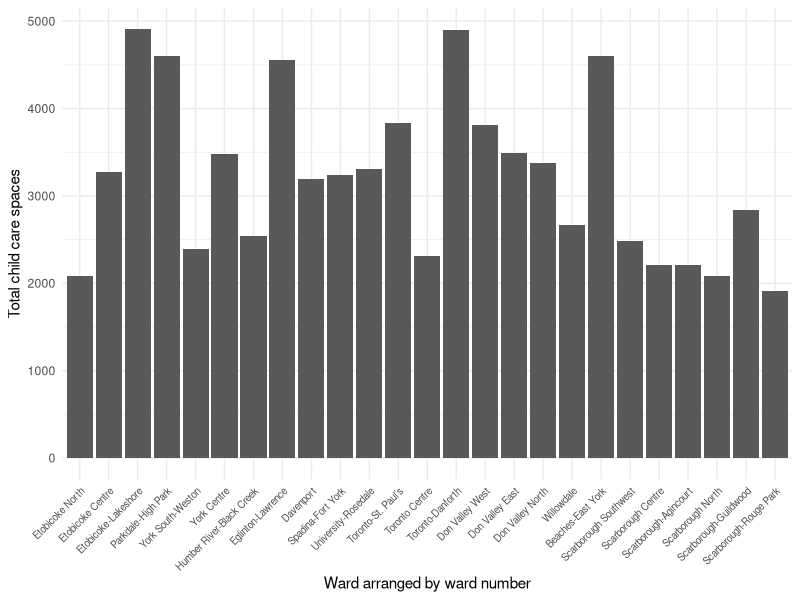
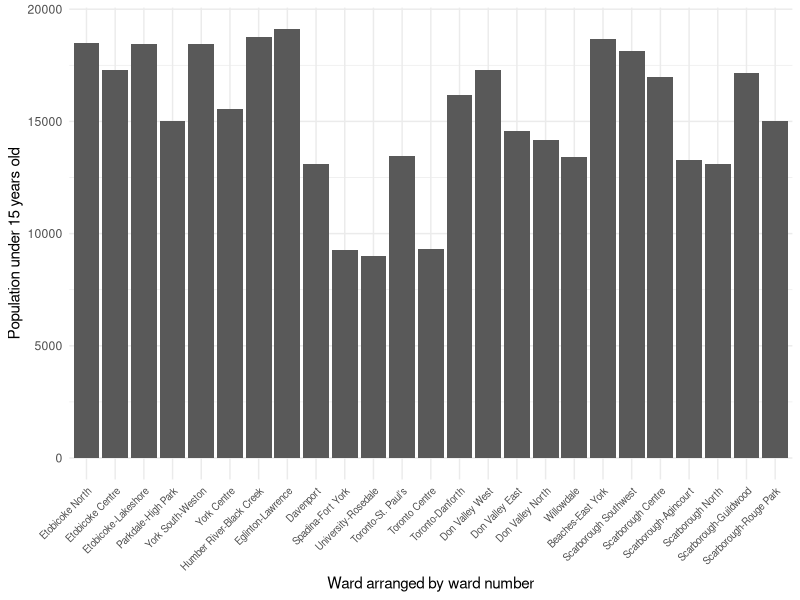
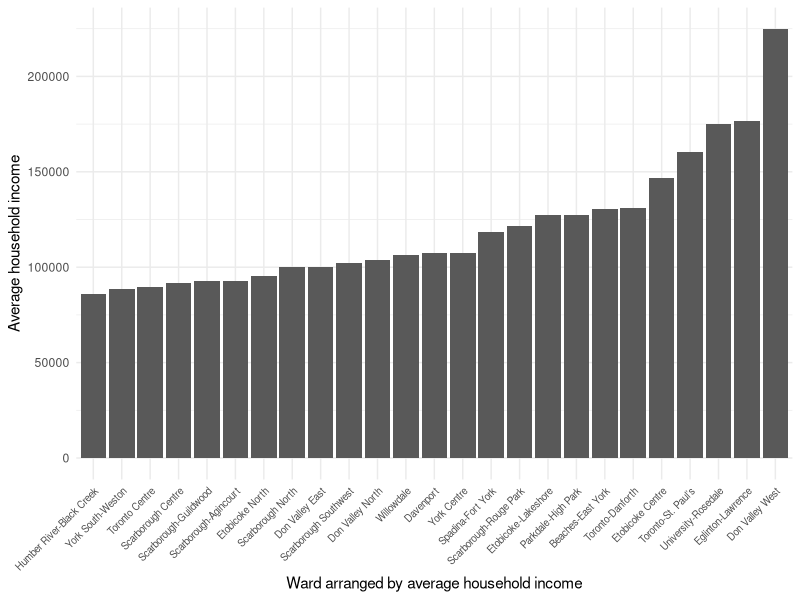
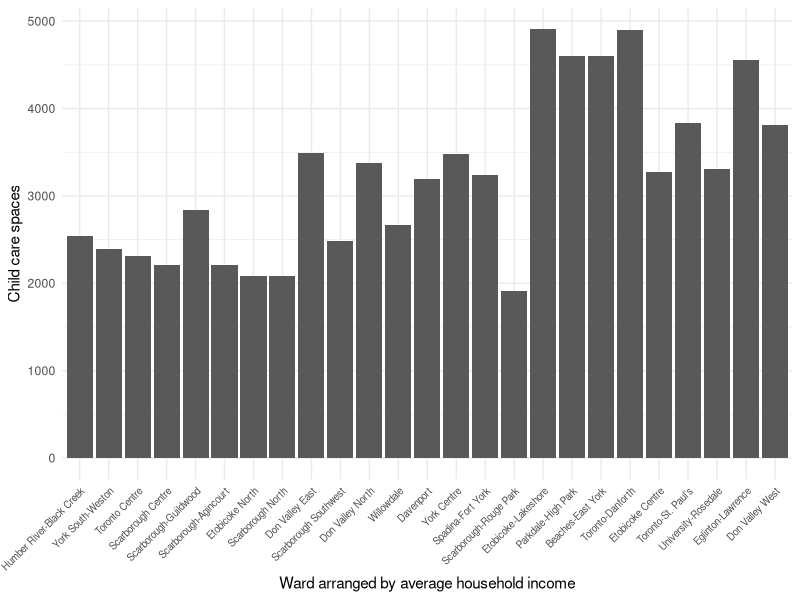
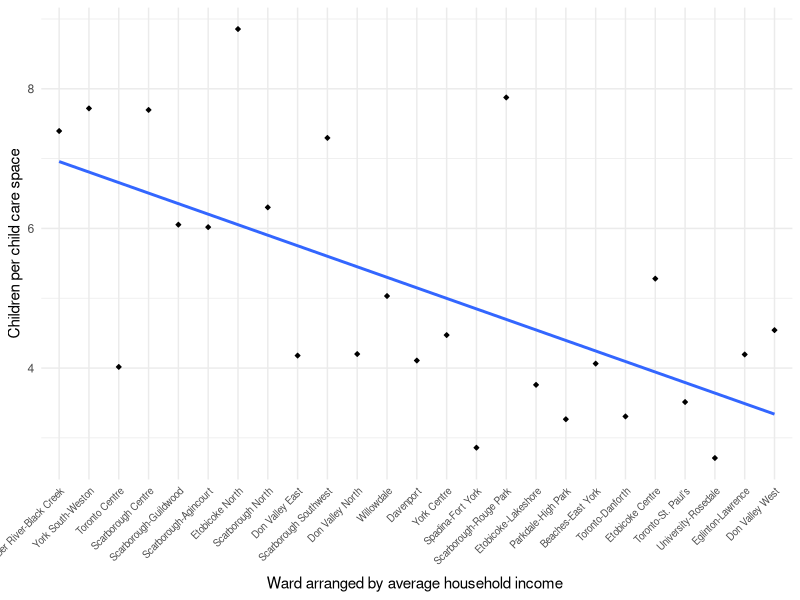

The R source for these figures, in order:
## ---- chunk 1
#| include: false
#| warning: false
#| message: false
library(tidyverse)
library(palmerpenguins)
library(here)
## ---- chunk 2
#| label: fig-totalspots
#| fig-cap: Total number of child-care spaces by ward
#| echo: false
#| warning: false

# read cleaned child care data
 census_childcare_data = read_csv(
  file = here("outputs/data/merged_ward_data.csv"),
  show_col_types = FALSE
)

# read ward names
ward_names = read_csv(
  file = here("outputs/data/ward_names.csv"),
  show_col_types = FALSE
)

# turn ward_names into list for graph substitution with ward numbers 
ward_name_list <- as.list(ward_names$ward_name)

# substitute ward numbers for names
census_childcare_data <-
  census_childcare_data |>
  mutate(ward = as.character(ward))

for (x in 1:25) {
  census_childcare_data$ward[census_childcare_data$ward == x] = ward_name_list[[x]]
} 

# construct graph 
child_care_graph_1 <-
  census_childcare_data|>
  ggplot(aes(x = reorder(ward, 1:25), y = total_spots)) +
  geom_bar(stat = "identity") +
  theme_minimal() +
  theme(axis.text.x = element_text(size = 7, angle = 45, vjust = 1, hjust=1))+
  labs(x = "Ward arranged by ward number", y = "Total child care spaces")

child_care_graph_1
## ---- chunk 3
#| label: fig-totalchildren
#| fig-cap: Population under 15 years of age by ward
#| echo: false
#| warning: false

# read cleaned census data
census_data = read_csv(
  file = here("outputs/data/census_data.csv"),
  show_col_types = FALSE
)

# substitute ward numbers for names

for (x in 1:25) {
  census_data$ward[census_data$ward == x] = ward_name_list[[x]]
} 

# construct graph 
census_graph_population<-
  census_data|>
  ggplot(aes(x = reorder(ward, 1:25), y = pop_0_to_4 + pop_5_to_9 + pop_10_to_14)) +
  geom_bar(stat = "identity") +
  theme_minimal() +
  theme(axis.text.x = element_text(size = 7, angle = 45, vjust = 1, hjust=1))+
  labs(x = "Ward arranged by ward number", y = "Population under 15 years old") 

census_graph_population
## ---- chunk 4
#| label: fig-avgincome
#| fig-cap: Average household income by ward
#| echo: false
#| warning: false

# Construct graph 
census_graph_income <-
  census_data |>
  ggplot(aes(x = reorder(ward, avg_hh_income), y = avg_hh_income)) +
  geom_bar(stat = "identity") +
  theme_minimal() +
  theme(axis.text.x = element_text(size = 7, angle = 45, vjust = 1, hjust=1)) +
  labs(x = "Ward arranged by average household income", y = "Average household income")
census_graph_income
## ---- chunk 5
#| label: fig-spacesbyincome
#| fig-cap: Number of child care spaces by ward (arranged by average income)
#| echo: false
#| warning: false

spaces_by_ward <- 
  census_childcare_data|>
  ggplot(aes(x = reorder(ward, avg_hh_income), y = total_spots)) +
  geom_bar(stat = "identity") +
  theme_minimal() +
  theme(axis.text.x = element_text(size = 7, angle = 45, vjust = 1, hjust=1)) +
  labs(x = "Ward arranged by average household income", y = "Child care spaces")

spaces_by_ward
## ---- chunk 6
#| label: fig-childrenspacesplot
#| fig-cap: Number of children per child care space by ward
#| echo: false
#| warning: false

census_childcare_by_income <-
  arrange(census_childcare_data, avg_hh_income)


children_per_space_by_income <- 
  census_childcare_by_income |>
# Change the point size, and shape
  ggplot(aes(x=reorder(ward, avg_hh_income), y= total_under_15/total_spots)) +
  geom_point(fill= "black", size=1, shape=23) +
  geom_smooth(mapping = aes(x=1:25, y = total_under_15/total_spots), method=lm, se=FALSE) +
  theme_minimal() +
  theme(axis.text.x = element_text(size = 7, angle = 45, vjust = 1, hjust=1)) +
  labs(x = "Ward arranged by average household income ", y = "Children per child care space") 

suppressMessages(print(children_per_space_by_income))
